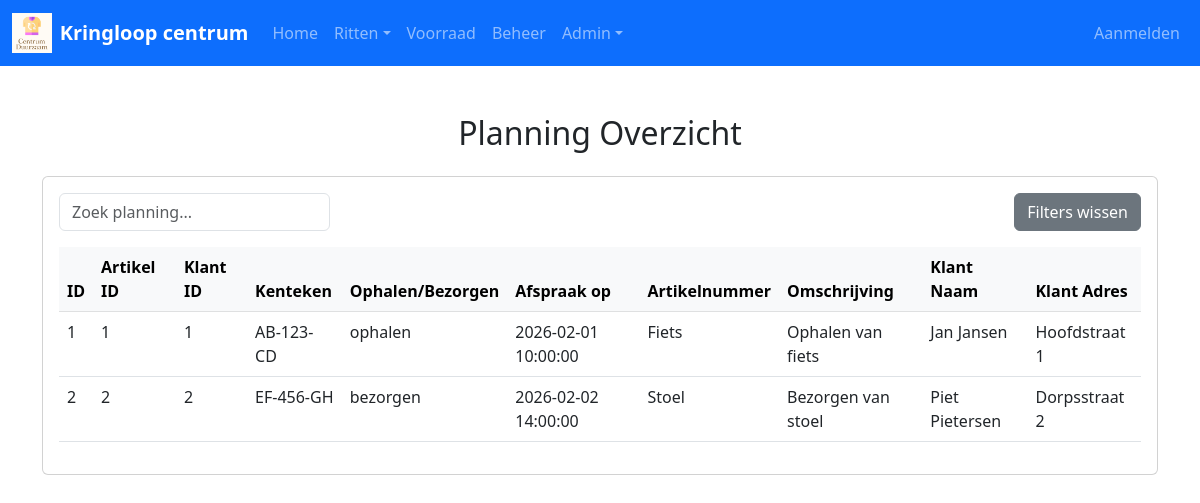
/admin/list_planning.php, run on the app's committed database.
### tables this page shows
CREATE TABLE `planning` (

  `id` int NOT NULL,

  `artikel_id` int NOT NULL,

  `klant_id` int NOT NULL,

  `kenteken` varchar(255) NOT NULL,

  `ophalen_of_bezorgen` enum('ophalen','bezorgen') NOT NULL,

  `afspraak_op` datetime NOT NULL,

  `omschrijving` text NOT NULL

);

CREATE TABLE `artikel` (

  `id` int NOT NULL,

  `categorie_id` int NOT NULL,

  `naam` varchar(255) NOT NULL,

  `prijs_ex_btw` decimal(10,2) NOT NULL

);

CREATE TABLE `klant` (

  `id` int NOT NULL,

  `naam` varchar(255) NOT NULL,

  `adres` varchar(255) NOT NULL,

  `plaats` varchar(255) NOT NULL,

  `telefoon` varchar(255) NOT NULL,

  `email` varchar(255) NOT NULL

);

### admin/list_planning.php (the view, shortened to what this page needs)
<?php
require_once '../includes/db.php';
$stmt = $pdo->query('
    SELECT p.*, k.naam AS klant_naam, k.adres AS klant_adres, a.naam AS artikel_naam
    FROM planning p
    JOIN klant k ON p.klant_id = k.id
    JOIN artikel a ON p.artikel_id = a.id
');
$planningen = $stmt->fetchAll(PDO::FETCH_ASSOC);
?>
<?php
include '../includes/header.php';
?>
<div class="container my-5">
    <h2 class="mb-4 text-center">Planning Overzicht</h2>
    <div class="card">
        <div class="card-body">
            <div class="d-flex justify-content-between mb-3">
                <input type="text" class="form-control w-25" placeholder="Zoek planning...">
                <button class="btn btn-secondary">Filters wissen</button>
            </div>
            <table class="table table-hover">
                <thead class="table-light">
                    <tr>
                        <th>ID</th>
                        <th>Artikel ID</th>
                        <th>Klant ID</th>
                        <th>Kenteken</th>
                        <th>Ophalen/Bezorgen</th>
                        <th>Afspraak op</th>
                        <th>Artikelnummer</th>
                        <th>Omschrijving</th>
                        <th>Klant Naam</th>
                        <th>Klant Adres</th>
                    </tr>
                </thead>
                <tbody>
                    <?php foreach ($planningen as $planning): ?>
                        <tr>
                            <td><?php echo $planning['id']; ?></td>
                            <td><?php echo $planning['artikel_id']; ?></td>
                            <td><?php echo $planning['klant_id']; ?></td>
                            <td><?php echo $planning['kenteken']; ?></td>
                            <td><?php echo $planning['ophalen_of_bezorgen']; ?></td>
                            <td><?php echo $planning['afspraak_op']; ?></td>
                            <td><?php echo isset($planning['artikel_naam']) ? $planning['artikel_naam'] : 'N/A'; ?></td>
                            <td><?php echo $planning['omschrijving']; ?></td>
                            <td><?php echo $planning['klant_naam']; ?></td>
                            <td><?php echo $planning['klant_adres']; ?></td>
                        </tr>
                    <?php endforeach; ?>
                </tbody>
            </table>
        </div>
    </div>
</div>
<?php
include '../includes/footer.php';
?>

### includes/header.php (shortened to what this page needs)
<!DOCTYPE html>
<html lang="nl">
<head>
    <link href="https://cdn.jsdelivr.net/npm/bootstrap@5.3.0/dist/css/bootstrap.min.css" rel="stylesheet">
    <link rel="stylesheet" href="https://cdn.jsdelivr.net/npm/bootstrap-icons@1.11.0/font/bootstrap-icons.css">
    <link rel="stylesheet" href="/Kringloop/assets/css/style.css">
</head>
<body>
    <nav class="navbar navbar-expand-lg navbar-dark bg-primary">
        <div class="container-fluid">
            <a class="navbar-brand d-flex align-items-center" href="/Kringloop/index.php">
                <img src="/Kringloop/assets/img/Logo Kringloop.png" alt="Logo" class="navbar-logo me-2">
                Kringloop centrum
            </a>
            <div class="collapse navbar-collapse" id="navbarNav">
                <ul class="navbar-nav">
                    <li class="nav-item"><a class="nav-link" href="/Kringloop/index.php">Home</a></li>
                    <li class="nav-item dropdown">
                        <a class="nav-link dropdown-toggle" href="#" id="rittenDropdown" role="button" data-bs-toggle="dropdown">Ritten</a>
                    </li>
                    <li class="nav-item"><a class="nav-link" href="/Kringloop/voorraad.php">Voorraad</a></li>
                    <li class="nav-item"><a class="nav-link" href="/Kringloop/beheer.php">Beheer</a></li>
                    <li class="nav-item dropdown">
                        <a class="nav-link dropdown-toggle" href="#" role="button" data-bs-toggle="dropdown">Admin</a>
                    </li>
                </ul>
                <ul class="navbar-nav ms-auto">
                    <li class="nav-item">
                        <a class="nav-link btn btn-outline-light" href="login.php">Aanmelden</a>
                    </li>
                </ul>
            </div>
        </div>
    </nav>
</body>
</html>

### includes/footer.php (shortened to what this page needs)
</body>
</html>

### assets/css/style.css (style rules this page uses)
:root { --primary-blue: #3366CC; --hover-blue: #2952A3; }
.navbar-logo { height: 40px; width: auto; object-fit: contain; }
.navbar-brand { font-weight: 600; }

### data on the page
planning: id "1", artikel "1", klant "1", kenteken "AB-123-CD", ophalen_of_bezorgen "ophalen", afspraak_op "2026-02-01 10:00:00", artikel.naam "Fiets", omschrijving "Ophalen van fiets", klant.naam "Jan Jansen", klant.adres "Hoofdstraat 1"
planning: id "2", artikel "2", klant "2", kenteken "EF-456-GH", ophalen_of_bezorgen "bezorgen", afspraak_op "2026-02-02 14:00:00", artikel.naam "Stoel", omschrijving "Bezorgen van stoel", klant.naam "Piet Pietersen", klant.adres "Dorpsstraat 2"
